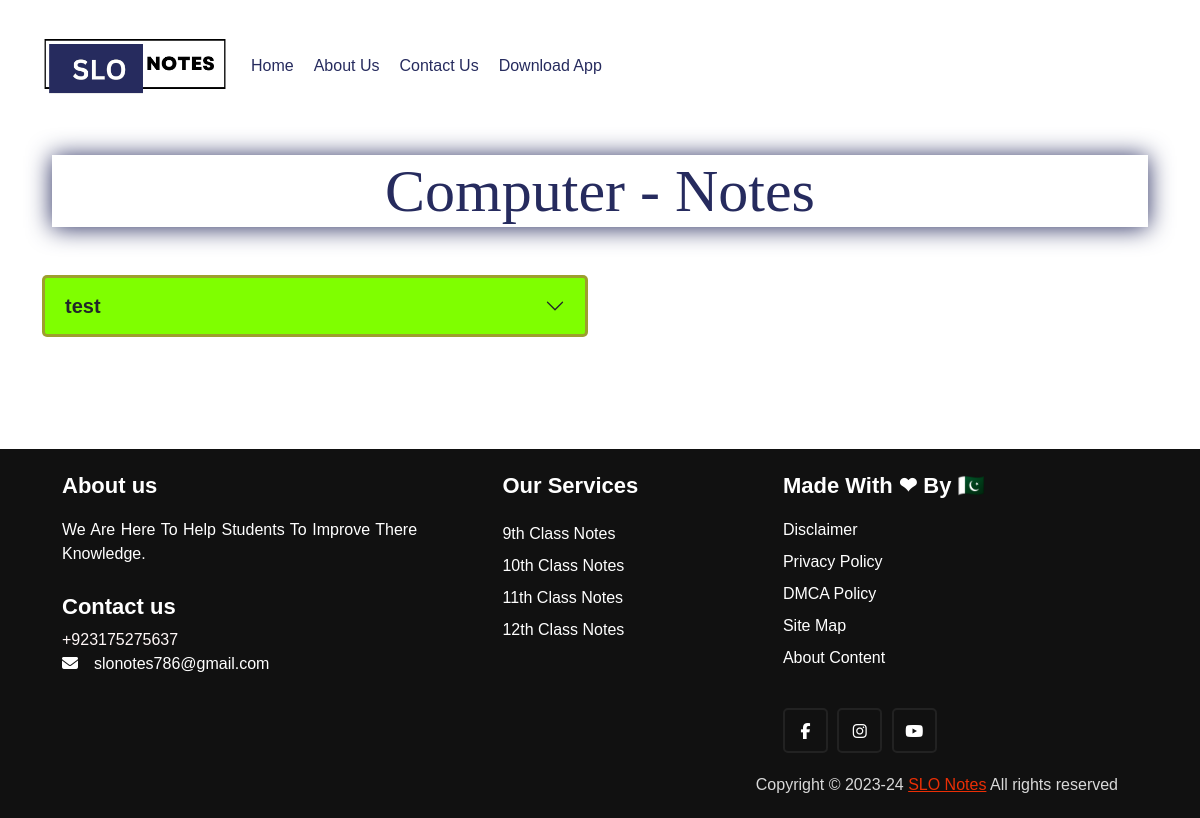
/Subjects/computer/chapters/, run on the app's committed database.
### logo/models.py (models this page shows, shortened)
class Logo(models.Model):
    image = models.ImageField(upload_to='logos/')

### subjects/models.py (models this page shows, shortened)
class Subjects(models.Model):
    subject_name = models.CharField(max_length=10, help_text='max 10 character')
    subject_description = models.TextField(max_length=60, help_text='max 60 character')
    category = models.ForeignKey(Category, on_delete=models.CASCADE, null=True)
    image = models.ImageField(upload_to='subjects', null=True, help_text="Image size 800 x 800 only")
    created_at = models.DateTimeField(auto_now_add=True)
    slug = AutoSlugField(populate_from='subject_name', unique=True, null=True, default=None)

### chapters/models.py (models this page shows)
class Chapter(models.Model):
    chapter_name = models.CharField(max_length=100, null=True, blank=False)
    category = models.ForeignKey(Category, on_delete=models.CASCADE, related_name='chapters', null=True, blank=False)  # New field for Category
    subject = models.ForeignKey(Subjects, on_delete=models.CASCADE, related_name='chapters', null=True, blank=False)
    def __str__(self):
        return self.chapter_name

### skill/views.py (the view)
# urls.py: path('Subjects/<slug:slug>/chapters/', views.subject_chapters, name='subject_chapters'),
def subject_chapters(request, slug):
    subject = get_object_or_404(Subjects, slug=slug)
    chapters = subject.chapters.all()
    context = {
        'subject': subject,
        'chapters': chapters,
    }
    return render(request, 'chapters.html', context)

### logo/context_processors.py (called while the page is built)
def logo(request):
    return {'logo': Logo.objects.first()}  # Fetch the first logo from the database

### templates/chapters.html (shortened to what this page needs)
{% load static %}
{% include 'header.html' %}
<main>
            <div class="math-main-text">
                <div class="container">
                    <h1 class="note mt-5" id="about">{{ subject.subject_name }} - Notes</h1>
                </div>
            </div>
            <div class="math-accordian-1 my-5 pb-5">
                <div class="container">
                    <div class="row">
                        <div class="col-md-6">
                            <div class="accordion" id="accordionExample">
                                {% for chapter in chapters %}
                                <div class="accordion-item mb-3" style="border: 0px;">
                                    <h2 class="accordion-header" id="headingOne">
                                        <button class="accordion-button collapsed"
                                            style="border: 3px #c22a6573 solid; background-color: chartreuse;"
                                            type="button" data-bs-toggle="collapse" data-bs-target="#collapseOne"
                                            aria-expanded="true" aria-controls="collapseOne">
                                            <b style="font-size: 20px;">{{chapter}}</b>
                                        </button>
                                    </h2>
                                    </div>
                                </div>
                                {% endfor %}
                            </div>
                        </div>
                    </div>
                </div>
        </main>
{% include 'footer.html' %}
</body>
</html>

### templates/header.html (shortened to what this page needs)
{% load static %}
{% load active_link_tags %}
<!DOCTYPE html>
<html lang="en" oncontextmenu="return false">
  <head>
    <link rel="stylesheet" href="{% static 'css/style.css' %}" />
    <link href="https://cdn.jsdelivr.net/npm/bootstrap@5.3.0/dist/css/bootstrap.min.css" rel="stylesheet">
  </head>
  <body
    class="pt-3 mt-2"
    style="
      -webkit-user-select: none; /* Safari */
      -ms-user-select: none; /* IE 10 and IE 11 */
      user-select: none; /* Standard syntax */
    "
  >
    <div class="page-wrapper">
      <header>
        <div class="nav-wrapper">
          <div class="container">
            <nav class="navbar navbar-expand-lg navbar-light">
              <a class="navbar-brand" href="{% url 'home' %}">
                  {% if logo %}
                      <img
                          style="width: 185px"
                          src="{{ logo.image.url }}"
                          alt="slo notes"
                      />
                  {% endif %}
              </a>
              <div class="collapse navbar-collapse" id="navbarTogglerDemo02">
                  <ul class="navbar-nav me-auto mb-2 mb-lg-0">
                      <li class="nav-item">
                          <a
                              class="nav-link me-1 {% if active_nav == 'home' %}active{% endif %}"
                              href="{% url 'home' %}"
                          >Home</a>
                      </li>
                      <li class="nav-item">
                          <a
                              class="nav-link me-1 {% if active_nav == 'about' %}active{% endif %}"
                              href="{% url 'about' %}"
                          >About Us</a>
                      </li>
                      <li class="nav-item">
                          <a
                              class="nav-link me-1 {% if active_nav == 'contact' %}active{% endif %}"
                              href="{% url 'contact' %}"
                          >Contact Us</a>
                      </li>
                      <li class="nav-item">
                          <a
                              class="nav-link me-1 {% if active_nav == 'download' %}active{% endif %}"
                              href="{% url 'download' %}"
                          >Download App</a>
                      </li>
                  </ul>
              </div>
          </nav>
          </div>
        </div>
      </header>
    </div>
  </body>
</html>

### static/css/style.css (style rules this page uses)
.name, .note { font-family: initial; text-align: center; }
#main, .card-title, .name, .note, li a { text-align: center; }
html { scroll-behavior: smooth; }
ul li a { display: block; color: #262b5e !important; background-color: linear-gradient(to left, #262b5e, #36e0ff ); font-size: 20px; padding: 14px 15px; text-decoration: none; border-radius: 3px; }
li a { display: block; color: #262b5e !important; font-size: 16px !important; padding: 14px 15px; text-decoration: none; border-radius: 3px; }
.card, a, footer .content p { color: #fff }
*, .card { text-decoration: none; }
.note { color: #262b5e; font-size: 60px; margin: 10px; box-shadow: 0 1px 25px #262b5e }
* { margin: 0; padding: 0; box-sizing: border-box; font-family: Poppins, sans-serif }

### data on the page
Logo: image (picture)
Subjects: subject_name "Computer"
Chapter: chapter_name "test"
